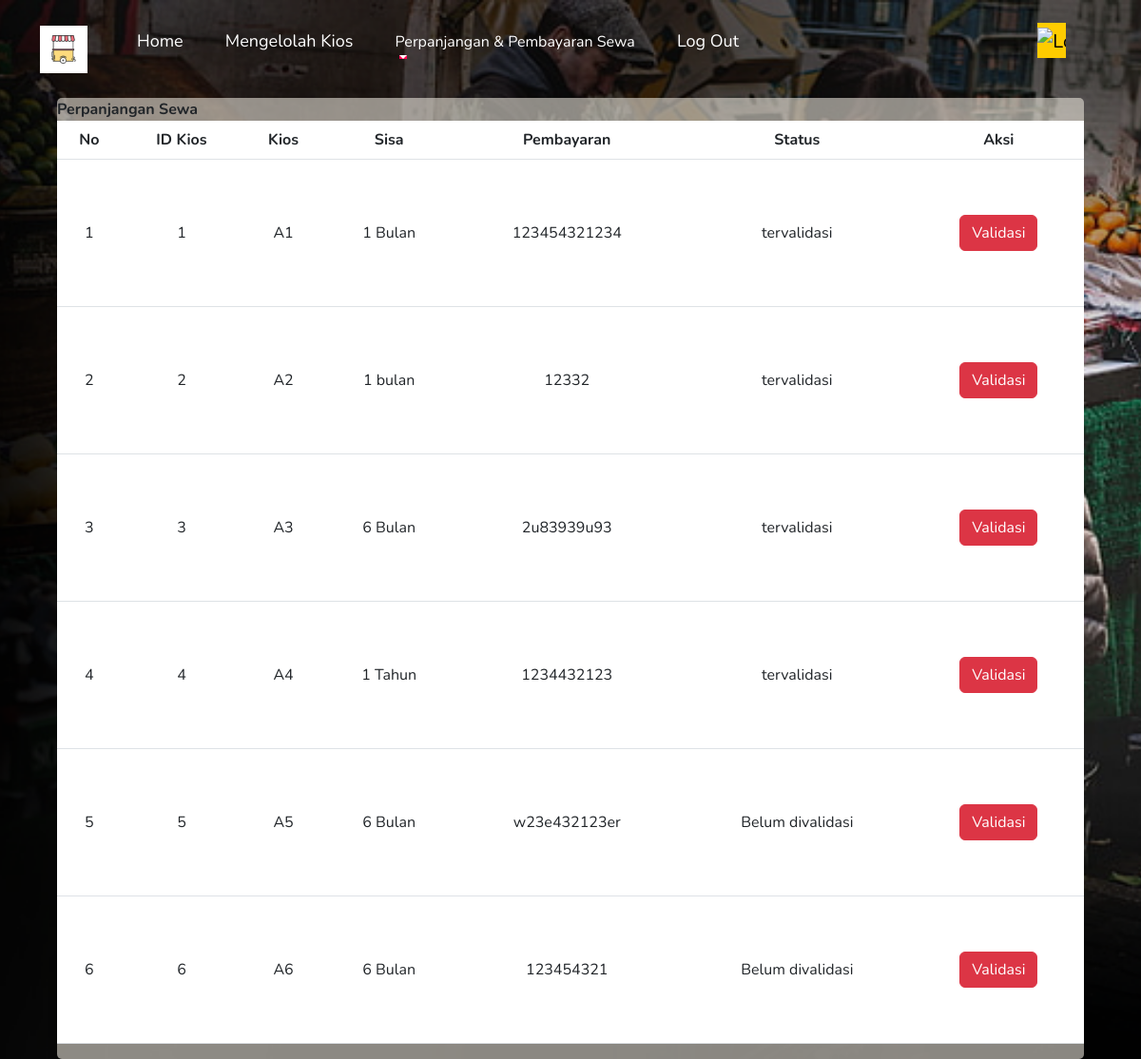
/listpembayaranSewa.php, run on the app's committed database.
### tables this page shows
CREATE TABLE `validasipembayaran` (
  `idKios` int(8) NOT NULL,
  `kioss` varchar(30) NOT NULL,
  `sisa` varchar(255) NOT NULL,
  `pembayaran` varchar(255) NOT NULL,
  `validate` varchar(255) DEFAULT NULL
);

### listpembayaranSewa.php (the view, shortened to what this page needs)
<?php
include 'koneksi.php';
$query = "SELECT * FROM validasipembayaran";
$sql = mysqli_query($mysqli, $query);
$no = 1;
?>
<!DOCTYPE html>
<html>
<head>
    <link rel="stylesheet" href="style.css">
    <link rel="stylesheet" href="https://cdn.jsdelivr.net/npm/bootstrap@5.3.0-alpha3/dist/css/bootstrap.min.css">
</head>
<body>
    <div id="headerMemesan">
        <div class="container">
            <nav class="navbar navbar-expand-lg ">
                <img class="logo" src="images/logo.jpg">
                <ul>
                    <li><a href="homePengelolah.php">Home</a></li>
                    <li><a href="mengelolahKios.php">Mengelolah Kios </a></li>
                    <li class="nav-item dropdown">
              <a
                class="nav-link dropdown-toggle"
                href="#"
                role="button"
                data-bs-toggle="dropdown"
                aria-expanded="false"
                style="color:white"
              >
                Perpanjangan & Pembayaran Sewa
              </a>
            </li>
                    <li><a href="logoutPengelolah.php"<?php echo "onClick=\"return confirm('Apakah anda yakin Log Out?')\";"?>>Log Out</a></li>
                    <li><a class="navbar-brand " style="margin-left:270px; background-color: #ffcc00;" href="tanggapanKeluhan.php">
                    <img src="https://raw.githubusercontent.com/NaufallHilal/test/main/5848-removebg.png" alt="Logo" width="30" height="30" class="d-inline-block align-text-end "">
                     </a></li>
                  </ul>
            </nav>
        </div>
        <div class="LayerKios">
           <caption><b>Perpanjangan Sewa</b></caption>
           <div class="table-responsive">
            <table class="table align-middle">
                <thead>
                  <tr>
                    <th scope="col">No</th>
                    <th scope="col">ID Kios</th>
                    <th scope="col">Kios</th>
                    <th scope="col">Sisa</th>
                    <th scope="col">Pembayaran</th>
                    <th scope="col">Status</th>
                    <th scope="col">Aksi</th>
                  </tr>
                </thead>
                <tbody>
                <?php while ($result = mysqli_fetch_assoc($sql)) { ?>
                  <tr>
                   <td><?php echo $no++ ?></td>
                    <td><?= $result['idKios']; ?></td>
                    <td><?= $result['kioss']; ?></td>
                    <td><?= $result['sisa']; ?></td>
                    <td><?= $result['pembayaran']; ?></td>
                    <td><?= $result['validate']; ?></td>
                    <td>
                      <a href="validasiPembayaran.php?idKios= <?php echo $result['idKios'];?>" class="btn btn-danger">Validasi</a>
                    </td>
                  </tr>
                  <?php } ?>
                </tbody>
              </table>
            </div>
        </div>
    </div>
</body>
</html>

### style.css (style rules this page uses)
* { margin: 0; padding: 0; font-family: "Nunito", sans-serif; box-sizing: border-box; }
body { background: #080808; color: #fff; }
#headerMemesan { width: 100%; height: auto; background-image: url(images/pasarr.png); background-repeat: repeat-x; background-size: cover; background-position: center; }
.container { padding: 10px 10%; }
nav { display: flex; align-items: center; justify-content: space-between; flex-wrap: wrap; }
nav ul li { display: inline-block; list-style: none; margin: 10px 20px; }
.logo { width: 50px; }
nav ul li a { color: #fff; text-decoration: none; font-size: 18px; position: relative; }
nav ul li a::after { content: ""; width: 0; height: 3px; background: #ff004f; position: absolute; left: 0; bottom: -6px; transition: 0.5s ease 0s; }
.btn { display: block; margin: 50px auto; width: fit-content; border: 1px solid #ff004f; padding: 14px 50px; border-radius: 6px; text-decoration: none; color: #fff; transition: background 0.5s; }
.LayerKios { background-color: #eae5dc96; width: 90%; height: 70%; position: relative; top: 7%; margin-left: 5%; z-index: 2; border-radius: 5px; }
.LayerKios table { text-align: center; }

### data on the page
validasipembayaran: idKios "1", kioss "A1", sisa "1 Bulan", pembayaran "123454321234", validate "tervalidasi"
validasipembayaran: idKios "2", kioss "A2", sisa "1 bulan", pembayaran "12332", validate "tervalidasi"
validasipembayaran: idKios "3", kioss "A3", sisa "6 Bulan", pembayaran "2u83939u93", validate "tervalidasi"
validasipembayaran: idKios "4", kioss "A4", sisa "1 Tahun", pembayaran "1234432123", validate "tervalidasi"
validasipembayaran: idKios "5", kioss "A5", sisa "6 Bulan", pembayaran "w23e432123er", validate "Belum divalidasi"
validasipembayaran: idKios "6", kioss "A6", sisa "6 Bulan", pembayaran "123454321", validate "Belum divalidasi"
